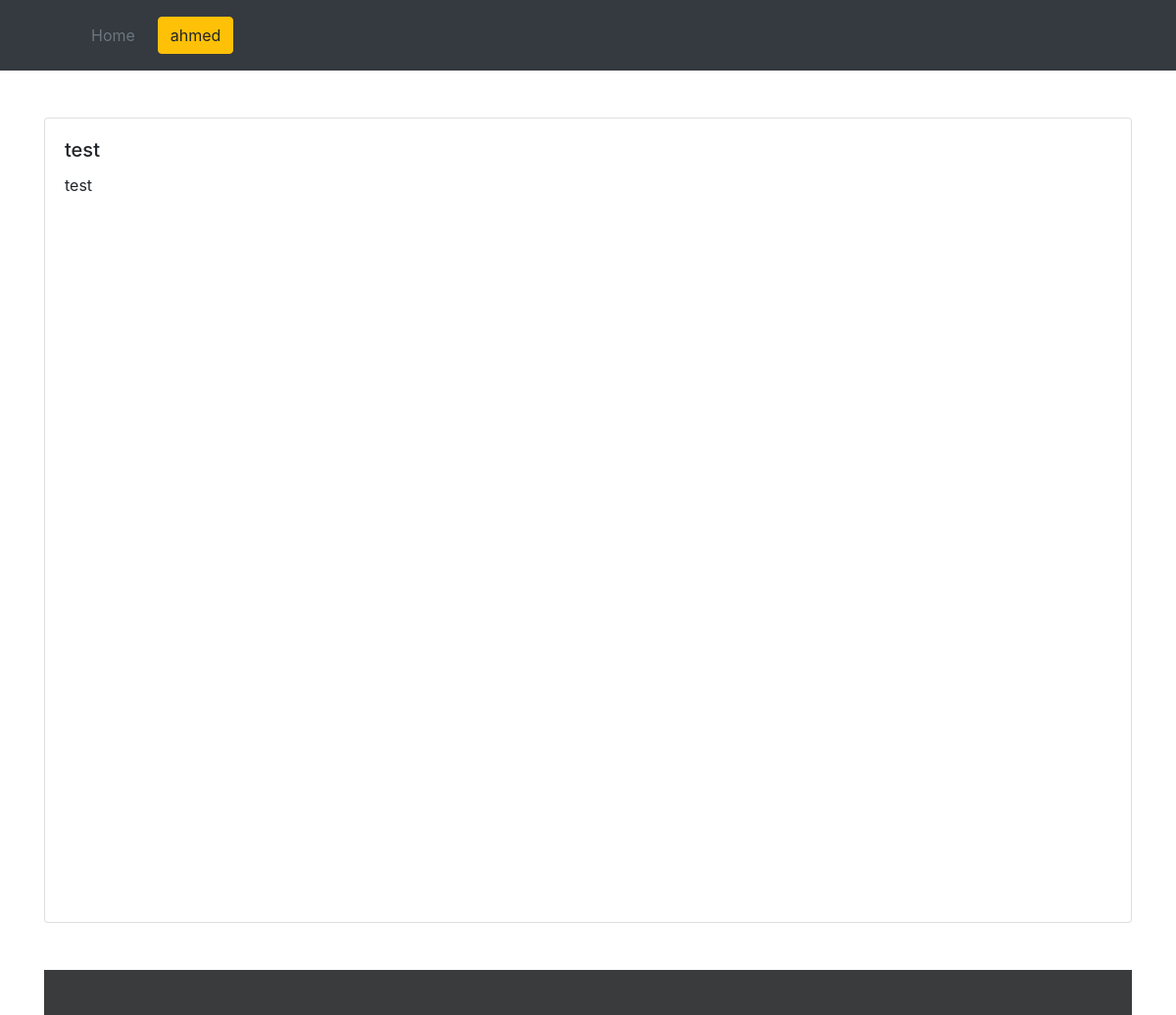
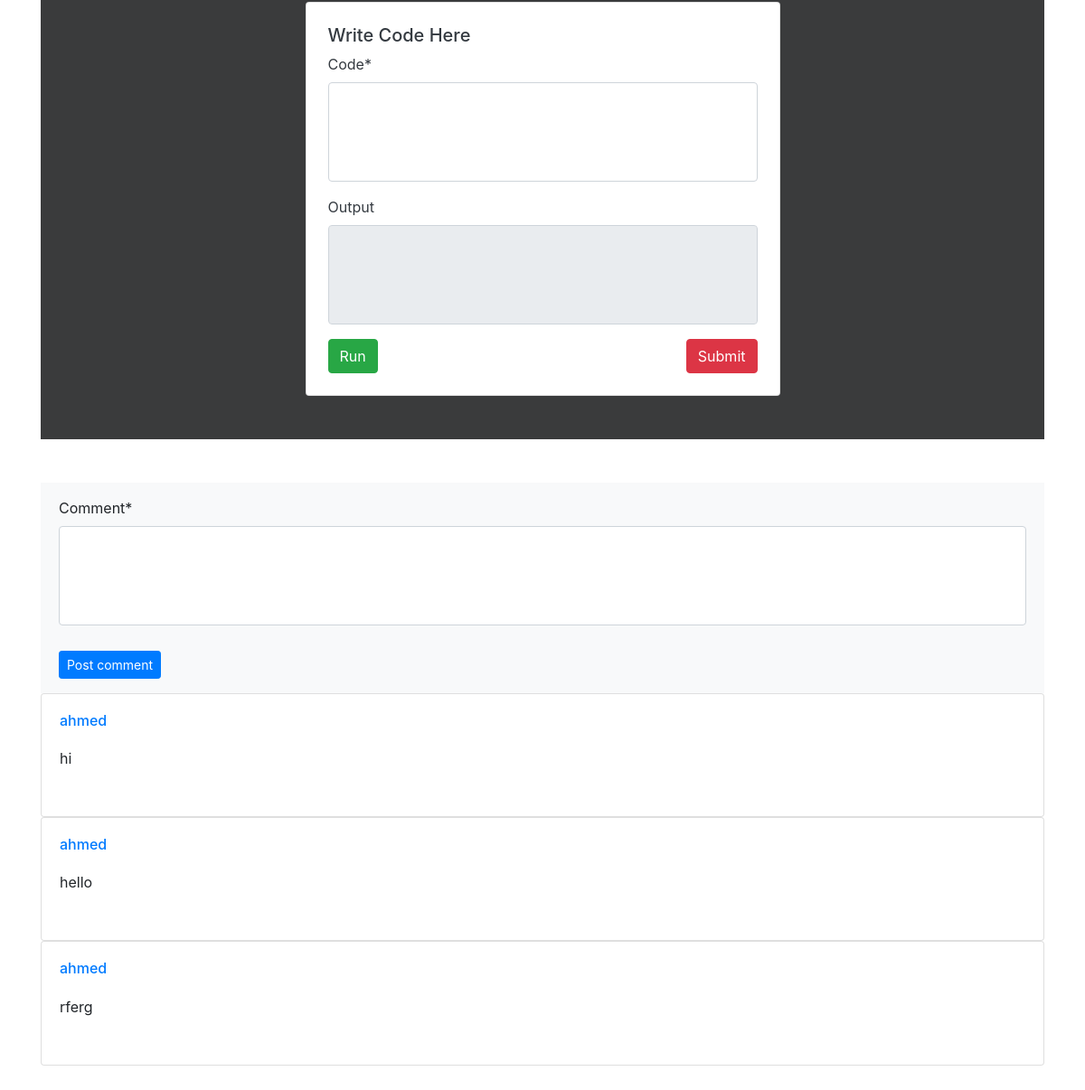
/problem/3 (signed in), run on the app's committed database (2 pictures, top to bottom).
### home/models.py (models this page shows, shortened)
class Problem(models.Model):
    title = models.CharField(max_length=50)
    description = models.CharField(max_length=500)
    id = models.AutoField(primary_key=True)
    difficulty = models.IntegerField()
    category = models.CharField(max_length=50)
    answers = models.ManyToManyField('Answer', related_name='answers', blank=True)
    teacher = models.ManyToManyField('Teacher', related_name='teacher', blank=True)
    comments = models.ManyToManyField('Comment',related_name='comments', blank=True)
    answer = models.ForeignKey('Answer', on_delete=models.CASCADE, null=True, blank=True, related_name='official_answer')

class Answer(models.Model):
    answer = models.CharField(max_length=500)
    video_link = models.CharField(max_length=500, null=True, blank=True)
    id = models.AutoField(primary_key=True)
    problem = models.ForeignKey('Problem', on_delete=models.CASCADE, related_name='problem')
    user = models.ForeignKey('UserProfile', on_delete=models.CASCADE, related_name='answerer')

class Comment(models.Model):
    comment = models.CharField(max_length=500)
    id = models.AutoField(primary_key=True)
    problem = models.ForeignKey('Problem', on_delete=models.CASCADE, related_name='parent_problem')
    user = models.ForeignKey('UserProfile', on_delete=models.CASCADE, related_name='commenter')
    parent = models.ForeignKey('self', on_delete=models.CASCADE, null=True, blank=True, related_name='replies')

class UserProfile(models.Model):
    user = models.OneToOneField(User, on_delete=models.CASCADE)
    paymethod = models.CharField(max_length=50)
    answers = models.ManyToManyField('Answer', related_name='users_answered_questions', blank=True)
    problems_solved = models.ManyToManyField('Problem', related_name='users_solved_problems', blank=True)
    recommendations = models.ManyToManyField('Problem', related_name='users_recommended_problems', blank=True)

### problem/views.py (the view)
# urls.py: path('problem/', include('problem.urls')),
def problem(request, problem_id):
    if request.user.is_authenticated:
        form = SubmitCodeForm()
        comment = CommentForm()
        problem = Problem.objects.get(id=problem_id)
        return render(request, 'problem/problem.html', { 'problem': problem, 'form': form, 'comment': comment })
    else:
        return render(request, 'home/home.html', { 'message': "You must be logged in to view this page." })

### problem/forms.py
class SubmitCodeForm(forms.Form):
    code = forms.CharField(widget=forms.Textarea(attrs={'rows': 4, 'id': 'code', 'class': 'form-control'}))

class CommentForm(forms.Form):
    comment = forms.CharField(widget=forms.Textarea(attrs={'rows': 4, 'id': 'comment', 'class': 'form-control'}))

### problem/templates/problem/problem.html (shortened to what this page needs)
{% extends "home/temp.html" %}
{% block content %}
    {% load crispy_forms_tags %}
    <div class="container py-5">
        <div class="card">
            <div class="card-body">
              <h5 class="card-title">{{problem.title}}</h5>
              <p class="card-text">{{problem.description}}</p>
            </div>
            <iframe width="1080" height="720" class="card-img-bottom" src="{{problem.answer.video_link}}" frameborder="0" allow="accelerometer; autoplay; clipboard-write; encrypted-media; gyroscope; picture-in-picture" allowfullscreen></iframe>
        </div>
        <section style="background-color: #3A3B3C;">
            <div class="container my-5 py-5 text-dark">
              <div class="row d-flex justify-content-center">
                <div class="col-md-10 col-lg-8 col-xl-6">
                  <div class="card">
                    <div class="card-body p-4">
                      <div class="d-flex flex-start w-100">
                        <div class="w-100">
                          <h5>Write Code Here</h5>
                        <form method="POST">
                          <div class="form-outline">
                            {{form.code|as_crispy_field}}
                            <label class="form-label" for="textAreaExample">Output</label>
                            <textarea class="form-control" id="response" rows="4" disabled></textarea>
                          </div>
                          <div class="d-flex justify-content-between mt-3">
                            <button type="submit" class="btn btn-success">
                              Run
                            </button>
                            </form>
                            <button type="button" class="btn btn-danger">
                              Submit
                            </button>
                          </div>
                        </div>
                      </div>
                    </div>
                  </div>
                </div>
              </div>
            </div>
        <div class="card-footer py-3 border-0" style="background-color: #f8f9fa;">
            <div class="d-flex flex-start w-100">
                <div class="form-outline w-100">
                <form method="POST" id = "commentform">
                    {{comment.comment|as_crispy_field}}
              </div>
            </div>
            <div class="float-end mt-2 pt-1">
              <button type="submit" class="btn btn-primary btn-sm">
                Post comment
              </button>
            </div>
          </div>
          <section id = "commentsection">
          {% for x in problem.comments.all %}
          <div class="card" id = "comment{{x.id}}">
              <div class="card-body">
                <div class="d-flex flex-start align-items-center">
                  <div>
                    <h6 class="fw-bold text-primary mb-1">
                      <a href = "{% url 'user_profile' x.user.user.username%}">{{x.user.user.username}}</a>
                    </h6>
                  </div>
                </div>
                <p class="mt-3 mb-4 pb-2">
                  {{x.comment}}
                </p>
              </div>
            </div>
          {% endfor %}
            </section>
{% endblock %}

### home/templates/home/temp.html (shortened to what this page needs)
<!DOCTYPE html>
<html>
  <head>
    <link rel="stylesheet" href="https://cdn.jsdelivr.net/npm/bootstrap@4.5.3/dist/css/bootstrap.min.css">
  </head>
 <body>
  <header class="p-3 bg-dark text-white">
    <div class="container">
      <div class="d-flex flex-wrap align-items-center justify-content-center justify-content-lg-start">
        <a href="/" class="d-flex align-items-center mb-2 mb-lg-0 text-white text-decoration-none">
          <svg class="bi me-2" width="40" height="32" role="img" aria-label="Bootstrap"><use xlink:href="#bootstrap"/></svg>
        </a>
        <ul class="nav col-12 col-lg-auto me-lg-auto mb-2 justify-content-center mb-md-0">
          <li><a href="{%url 'index'%}" class="nav-link px-2 text-secondary">Home</a></li>
        </ul>
        <div class="text-end">
          {% if not request.user.is_authenticated%}
            <button type="button" class="btn btn-outline-light me-2" onclick = "window.location.replace('{%url 'login'%}');">Login</button>
            <button type="button" class="btn btn-warning" onclick = "window.location.replace('{%url 'register'%}');">Sign-up</button>
          {% else %}
            <button type="button" class="btn btn-warning" onclick = "window.location.replace('{%url 'user_profile' request.user.username%}');">{{request.user.username}}</button>
          {% endif %}
        </div>
      </div>
    </div>
  </header>
    {% block content %}
    {% endblock %}
  </body>
</html>

### data on the page
Problem: title "test", description "test"
Comment: user.user.username "ahmed", comment "hi"
Comment: user.user.username "ahmed", comment "hello"
Comment: user.user.username "ahmed", comment "rferg"

### other printed values
{{ request.user.username }} "ahmed"
